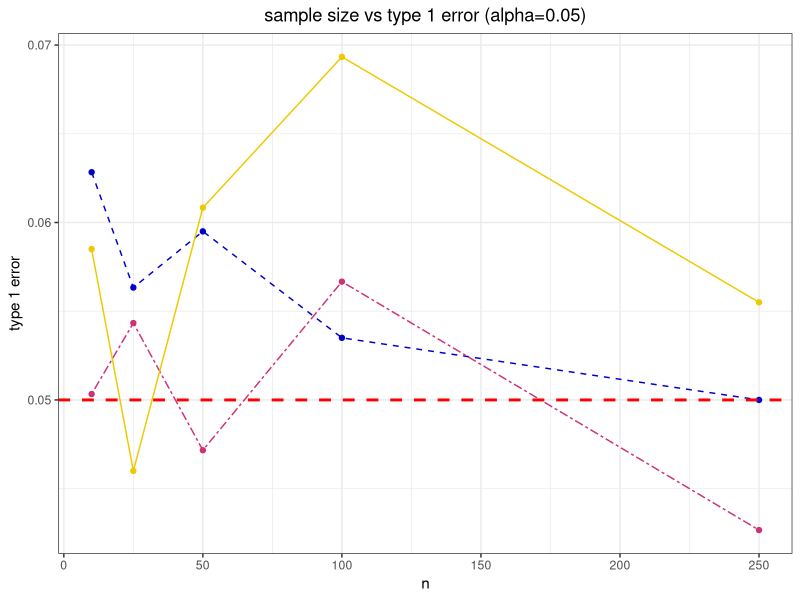
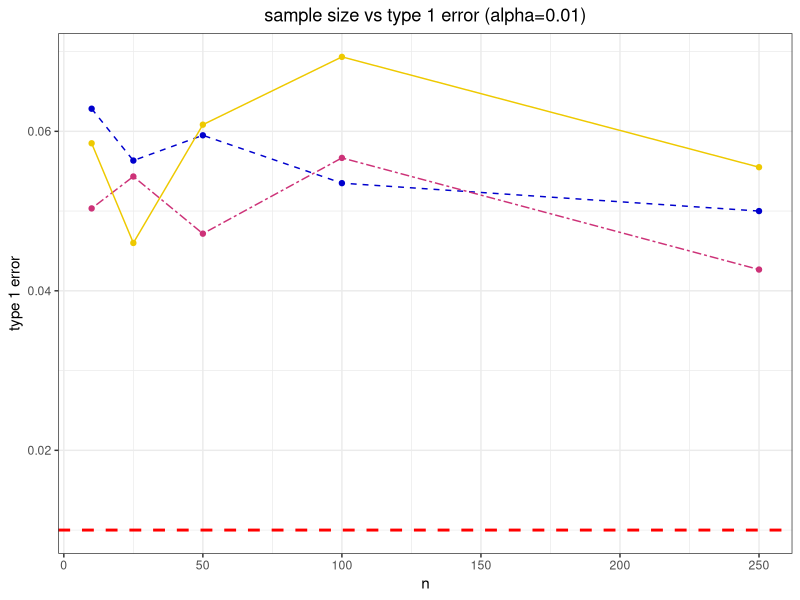

Reproduce these figures in R, in order.
# Problem 2
# change alpha with 0.05 and 0.01 here
alpha <- 0.05
p0 <- c(0.05, 0.1, 0.2, 0.3, 0.4, 0.5)
n0 <- c(10, 25, 50, 100, 250)

rej.lrt <- matrix(0, nrow = length(n0), ncol = length(p0))
rej.sc <- matrix(0, nrow = length(n0), ncol = length(p0))
rej.wl <- matrix(0, nrow = length(n0), ncol = length(p0))

# run three tests and compute type 1 error
for (i in 1:length(n0)) {
  for (j in 1:length(p0)) {
    set.seed(123)
    y0 <- rbinom(1000, n0[i], p0[j]) 
    for (k in 1:length(y0)) {
      
      # loglikelihood and finding MLE
      loglik <- function(p, y, n) log(choose(n, y)) + y*log(p) +(n-y)*log(1-p)
      negloglik <- function (p, y, n) - loglik(p, y, n)
      out.nlm <- nlm(negloglik, 0.01, y = y0[k], n = n0[i], hessian = TRUE)
      phat <- out.nlm$estimate
      se <- sqrt(1/out.nlm$hessian)
      
      # LRT for H0: p=p0, and compute p-value
      lrt.stat <- 2*(loglik(phat, y0[k], n0[i]) - loglik(p0[j], y0[k], n0[i]))
      pval.lrt <- 1 - pchisq(lrt.stat, df=1)
      rej1 <- ifelse(pval.lrt < alpha, 1, 0)
      rej.lrt[i,j] <- rej1 + rej.lrt[i,j]
      
      # score test and compute p-value
      score <- function(p, y, n) y/p - (n-y)/(1-p)
      info <- function(p, n) n/p/(1-p)
      sc.stat <- score(p0[j], y0[k], n0[i])/sqrt(info(p0[j], n0[i]))
      pval.sc <- 2*(1-pnorm(abs(sc.stat)))
      # 1 - pchisq(sc.stat^2, df=1)  (should be equal to pval.sc)
      rej2 <- ifelse(pval.sc < alpha, 1, 0)
      rej.sc[i,j] <- rej2 + rej.sc[i,j]
      
      # wald test and compute p-value
      z <- (phat-p0[j])/se
      pval.wl <- 2*(1-pnorm(abs(z)))
      rej3 <- ifelse(pval.wl < alpha, 1, 0)
      rej.wl[i,j] <- rej3 + rej.wl[i,j]
    }
  }
}

############################## result analysis I ##############################
# result analysis I: sum up all errors of all p0 and n0
numrej.lrt <- sum(rej.lrt)
numrej.sc <- sum(rej.sc)
numrej.wl <- sum(rej.wl)

# when alpha = 0.05, run this code only
perc.lrt1 <- (numrej.lrt)/(6*5*1000)
perc.sc1 <- (numrej.sc)/(6*5*1000)
perc.wl1 <- (numrej.wl)/(6*5*1000)
alpha1.rej1 <- round(c(0.05, perc.lrt1, perc.sc1, perc.wl1), 5)
print(alpha1.rej1)

# when alpha = 0.01, skip part above and run code here
perc.lrt2 <- (numrej.lrt)/(6*5*1000)
perc.sc2 <- (numrej.sc)/(6*5*1000)
perc.wl2 <- (numrej.wl)/(6*5*1000)
alpha2.rej2 <- round(c(0.01, perc.lrt2, perc.sc2, perc.wl2), 5)
print(alpha2.rej2)

# summarize above results
data.frame(alpha1.rej1, alpha2.rej2, row.names = c("alpha", "lrt", "sc", "wl"))

############################## result analysis II ##############################
# result analysis II: sum up errors of all p0 for each n0
library(ggplot2)

# when alpha = 0.05
# summarize result of errors
err1 <- matrix(0, nrow = 5, ncol = 4)
for(i in 1:length(n0)) {
  err1[i,1] <- n0[i]
  err1[i,2] <- (rowSums(rej.lrt)/(6*1000))[i]
  err1[i,3] <- (rowSums(rej.sc)/(6*1000))[i]
  err1[i,4] <- (rowSums(rej.wl)/(6*1000))[i]
}
colnames(err1) <- c("n0", "lrt", "sc", "wl")
err1.df <- data.frame(err1)

# plot n0 vs error with alpha=0.05
ggplot(err1.df, aes(x=n0)) +
  geom_point(aes(y=lrt), color = "blue3") +
  geom_point(aes(y=sc), color = "violetred3") + 
  geom_point(aes(y=wl), color = "gold2") +
  geom_line(aes(y=lrt), linetype = 2, color = "blue3") +
  geom_line(aes(y=sc), linetype = 6, color = "violetred3") + 
  geom_line(aes(y=wl), color = "gold2") +
  geom_hline(yintercept = 0.05, linetype = "dashed", color = "red", size = 1) +
  labs(x = "n", y = "type 1 error", title = "sample size vs type 1 error (alpha=0.05)") + 
  scale_colour_manual(name = "tests", 
                      labels = c("lrt", "sc", "wl"),
                      values = c("lrt"="blue3", 
                                 "sc"="violetred3",
                                 "wl"="gold2")) +
  theme_bw() +
  theme(plot.title = element_text(hjust = 0.5))


# when alpha = 0.01
# summarize result of errors
err2 <- matrix(0, nrow = 5, ncol = 4)
for(i in 1:length(n0)) {
  err2[i,1] <- n0[i]
  err2[i,2] <- (rowSums(rej.lrt)/(6*1000))[i]
  err2[i,3] <- (rowSums(rej.sc)/(6*1000))[i]
  err2[i,4] <- (rowSums(rej.wl)/(6*1000))[i]
}
colnames(err2) <- c("n0", "lrt", "sc", "wl")
err2.df <- data.frame(err2)

# plot n0 vs error with alpha=0.01
ggplot(err2.df, aes(x=n0)) +
  geom_point(aes(y=lrt), color = "blue3") +
  geom_point(aes(y=sc), color = "violetred3") + 
  geom_point(aes(y=wl), color = "gold2") +
  geom_line(aes(y=lrt), linetype = 2, color = "blue3") +
  geom_line(aes(y=sc), linetype = 6, color = "violetred3") + 
  geom_line(aes(y=wl), color = "gold2") +
  geom_hline(yintercept = 0.01, linetype = "dashed", color = "red", size = 1) +
  labs(x = "n", y = "type 1 error", title = "sample size vs type 1 error (alpha=0.01)") + 
  scale_colour_manual(name = "tests", 
                      labels = c("lrt", "sc", "wl"),
                      values = c("lrt"="blue3", 
                                 "sc"="violetred3",
                                 "wl"="gold2")) +
  theme_bw() +
  theme(plot.title = element_text(hjust = 0.5))

